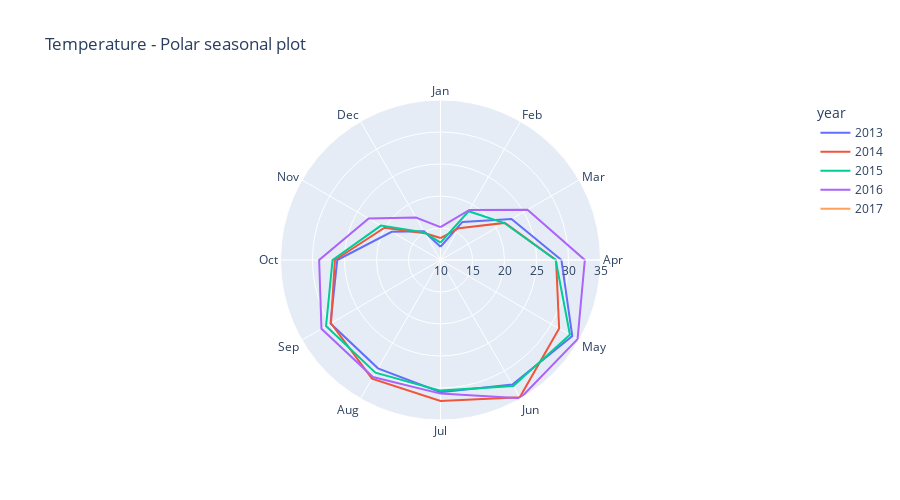

This figure's notebook cell:
### Code cell
fig = px.line_polar(
    monthly_temp_df, r="meantemp", theta="month",
    color="year", 
    line_close=True,
    title="Temperature - Polar seasonal plot",
    width=900, height=500,
    range_r=[10, 35]
)
fig.show()

### Figure 1 — Plotly figure (JSON) as saved in the notebook; plotly's stock layout.template omitted (floating-point values rounded to 4 significant figures)
{"data": [{"hovertemplate": "year=2013<br>meantemp=%{r}<br>month=%{theta}<extra></extra>", "legendgroup": "2013", "line": {"color": "#636efa", "dash": "solid"}, "marker": {"symbol": "circle"}, "mode": "lines", "name": "2013", "r": [12.07, 16.87, 22.81, 28.9, 33.78, 32.48, 30.66, 29.55, 29.84, 26.13, 18.81, 15.18, 12.07], "showlegend": true, "subplot": "polar", "theta": ["Jan", "Feb", "Mar", "Apr", "May", "Jun", "Jul", "Aug", "Sep", "Oct", "Nov", "Dec", "Jan"], "type": "scatterpolar"}, {"hovertemplate": "year=2014<br>meantemp=%{r}<br>month=%{theta}<extra></extra>", "legendgroup": "2014", "line": {"color": "#EF553B", "dash": "solid"}, "marker": {"symbol": "circle"}, "mode": "lines", "name": "2014", "r": [13.43, 15.75, 21.59, 28.06, 31.41, 34.77, 32.03, 31.41, 29.76, 26.5, 20.1, 14.82, 13.43], "showlegend": true, "subplot": "polar", "theta": ["Jan", "Feb", "Mar", "Apr", "May", "Jun", "Jul", "Aug", "Sep", "Oct", "Nov", "Dec", "Jan"], "type": "scatterpolar"}, {"hovertemplate": "year=2015<br>meantemp=%{r}<br>month=%{theta}<extra></extra>", "legendgroup": "2015", "line": {"color": "#00cc96", "dash": "solid"}, "marker": {"symbol": "circle"}, "mode": "lines", "name": "2015", "r": [12.71, 18.79, 21.55, 28.0, 33.35, 32.74, 30.41, 30.33, 30.65, 26.87, 20.75, 14.99, 12.71], "showlegend": true, "subplot": "polar", "theta": ["Jan", "Feb", "Mar", "Apr", "May", "Jun", "Jul", "Aug", "Sep", "Oct", "Nov", "Dec", "Jan"], "type": "scatterpolar"}, {"hovertemplate": "year=2016<br>meantemp=%{r}<br>month=%{theta}<extra></extra>", "legendgroup": "2016", "line": {"color": "#ab63fa", "dash": "solid"}, "marker": {"symbol": "circle"}, "mode": "lines", "name": "2016", "r": [15.14, 19.03, 25.7, 32.55, 34.73, 34.95, 30.88, 31.12, 31.48, 28.96, 22.96, 17.67, 15.14], "showlegend": true, "subplot": "polar", "theta": ["Jan", "Feb", "Mar", "Apr", "May", "Jun", "Jul", "Aug", "Sep", "Oct", "Nov", "Dec", "Jan"], "type": "scatterpolar"}, {"hovertemplate": "year=2017<br>meantemp=%{r}<br>month=%{theta}<extra></extra>", "legendgroup": "2017", "line": {"color": "#FFA15A", "dash": "solid"}, "marker": {"symbol": "circle"}, "mode": "lines", "name": "2017", "r": [10, 10], "showlegend": true, "subplot": "polar", "theta": ["Jan", "Jan"], "type": "scatterpolar"}], "layout": {"height": 500, "legend": {"title": {"text": "year"}, "tracegroupgap": 0}, "polar": {"angularaxis": {"direction": "clockwise", "rotation": 90}, "domain": {"x": [0, 1], "y": [0, 1]}, "radialaxis": {"range": [10, 35]}}, "title": {"text": "Temperature - Polar seasonal plot"}, "width": 900}}
